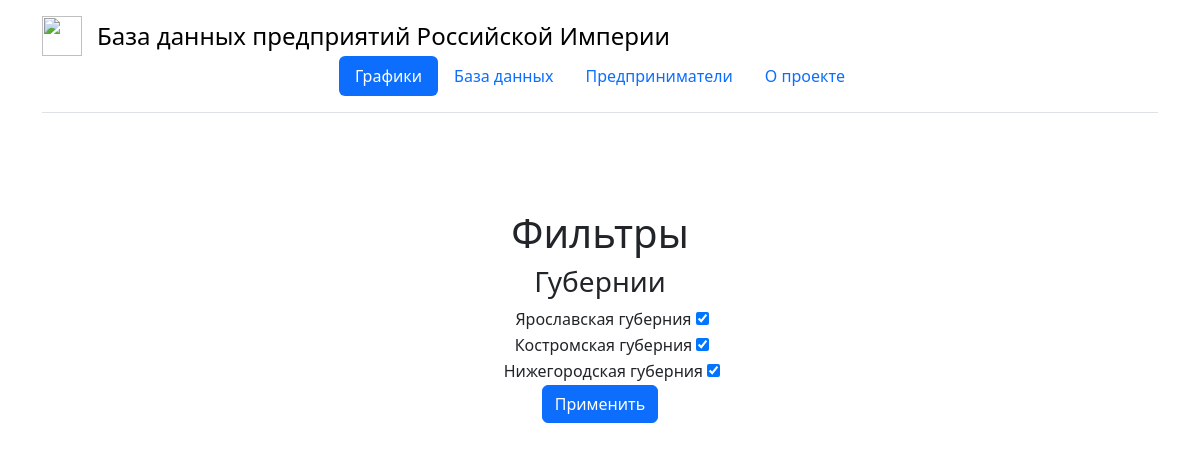
Page /graphics-average-revenue on the committed database.
### mainpage/models.py (models this page shows, shortened)
class Counties(models.Model):
    county_name = models.CharField(max_length=100, null=False)

### mainpage/views.py (the view, shortened to what this page needs)
# urls.py: path('graphics-average-revenue', views.graphics, {'graphic_type': 'Средняя выручка'}),
def graphics(request, graphic_type):
    if graphic_type == 'Средняя выручка':
        counties_list = []
        for label in request.GET:
            if request.GET.get(label) == 'on':
                counties_list.append(int(label.split('_')[1]))
        revenues = Statistic.objects.all()
        data, counties, series = {}, {}, {}
        for revenue in revenues:
            if revenue.county.id in counties_list or len(counties_list) == 0:
                if not revenue.county.county_name in data:
                    data[revenue.county.county_name] = [revenue.revenue]
                else:
                    data[revenue.county.county_name].append(revenue.revenue)
                if revenue.county.county_name in series:
                    series[revenue.county.county_name]['data'].append([
                        revenue.fabricator.fabricator_name, int(revenue.revenue)
                    ])
                else:
                    series[revenue.county.county_name] = {
                        'name': revenue.county.county_name,
                        'id': revenue.county.county_name,
                        'data': [
                            [revenue.fabricator.fabricator_name, int(revenue.revenue)]
                        ]
                    }
            if not revenue.county.county_name in counties:
                counties[revenue.county.county_name] = revenue.county.id
        series = [series[c] for c in list(series.keys())]
        for i in range(len(series)):
            series[i]['data'] = sorted(series[i]['data'], key=lambda x: x[1])
        render_data = {'country_data': [], 'counties': [], 'series': series}
        for county in data:
            render_data['country_data'].append({
                'name': county,
                'y': int(sum(data[county]) / len(data[county])),
                'drilldown': county
            })
        for county in counties:
            if county in data:
                render_data['counties'].append([county, counties[county], True])
            else:
                render_data['counties'].append([county, counties[county], False])
        return render(request, 'mainpage/graphic_average_revenue.html', context=render_data)

### mainpage/templates/mainpage/graphic_average_revenue.html (shortened to what this page needs)
{% load static %}
<!doctype html>
<html lang="en">
<head>
    <link rel="stylesheet" href="https://cdn.jsdelivr.net/npm/bootstrap@5.2.3/dist/css/bootstrap.min.css">
    <link rel="stylesheet" href="{% static 'style.css' %}">
</head>
<body>
    <div class="container">
        <header class="d-flex flex-wrap justify-content-center py-3 mb-4 border-bottom">
          <a href="/" class="d-flex align-items-center mb-3 mb-md-0 me-md-auto link-body-emphasis text-decoration-none">
              <img src="{% static 'icon.png' %}" width="40" height="40">
              <span class="fs-4" style="color: black; margin-left: 15px;">База данных предприятий Российской Империи</span>
          </a>
          <ul class="nav nav-pills">
            <li class="nav-item"><a href="/" class="nav-link active">Графики</a></li>
            <li class="nav-item"><a href="/database" class="nav-link">База данных</a></li>
            <li class="nav-item"><a href="/entrepreneurs" class="nav-link">Предприниматели</a></li>
            <li class="nav-item"><a href="/about-project" class="nav-link">О проекте</a></li>
          </ul>
        </header>
    </div>
    <div class="px-4 py-5 my-5 text-center">
        <h1>Фильтры</h1>
        <form method="get">
            <h3>Губернии</h3>
            {% for county in counties %}
                <div class="form-check" style="text-align:center; vertical-align:middle;">
                    <label>{{ county.0 }}</label>
                    {% if county.2 %}
                        <input id="label_{{ county.1 }}" type="checkbox" name="label_{{ county.1 }}" checked>
                    {% else %}
                        <input id="label_{{ county.1 }}" type="checkbox" name="label_{{ county.1 }}">
                    {% endif %}
                </div>
            {% endfor %}
            <input class="btn btn-primary" type="submit" value="Применить">
        </form>
        <figure class="highcharts-figure" style="padding-top: 50px;">
        </figure>
    </div>
</body>
</html>

### mainpage/static/style.css (style rules this page uses)
.highcharts-figure, .highcharts-data-table table { min-width: 310px; max-width: 800px; margin: 1em auto; }

### rows in the picture
Counties: county_name "Ярославская губерния"
Counties: county_name "Костромская губерния"
Counties: county_name "Нижегородская губерния"
